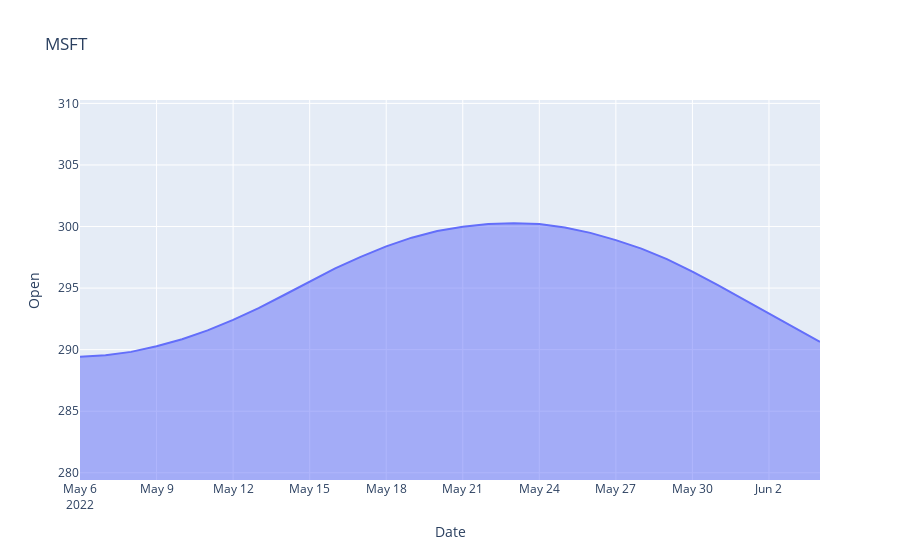

Write notebook code for a chart like this one.
### Markdown cell above
<h1>Results</h1>

### Code cell
results = results(df, 30, 1, scaler, 'MSFT')

### Figure 1 — Plotly figure (JSON) as saved in the notebook; plotly's stock layout.template omitted (floating-point values rounded to 4 significant figures)
{"data": [{"fillpattern": {"shape": ""}, "hovertemplate": "Date=%{x}<br>Open=%{y}<extra></extra>", "legendgroup": "", "line": {"color": "#636efa"}, "marker": {"symbol": "circle"}, "mode": "lines", "name": "", "orientation": "v", "showlegend": false, "stackgroup": "1", "type": "scatter", "x": ["2022-05-06T00:00:00", "2022-05-07T00:00:00", "2022-05-08T00:00:00", "2022-05-09T00:00:00", "2022-05-10T00:00:00", "2022-05-11T00:00:00", "2022-05-12T00:00:00", "2022-05-13T00:00:00", "2022-05-14T00:00:00", "2022-05-15T00:00:00", "2022-05-16T00:00:00", "2022-05-17T00:00:00", "2022-05-18T00:00:00", "2022-05-19T00:00:00", "2022-05-20T00:00:00", "2022-05-21T00:00:00", "2022-05-22T00:00:00", "2022-05-23T00:00:00", "2022-05-24T00:00:00", "2022-05-25T00:00:00", "2022-05-26T00:00:00", "2022-05-27T00:00:00", "2022-05-28T00:00:00", "2022-05-29T00:00:00", "2022-05-30T00:00:00", "2022-05-31T00:00:00", "2022-06-01T00:00:00", "2022-06-02T00:00:00", "2022-06-03T00:00:00", "2022-06-04T00:00:00"], "xaxis": "x", "y": [289.4, 289.5, 289.8, 290.3, 290.9, 291.6, 292.4, 293.4, 294.4, 295.5, 296.6, 297.5, 298.4, 299.1, 299.6, 300.0, 300.2, 300.3, 300.2, 299.9, 299.5, 298.9, 298.2, 297.3, 296.3, 295.2, 294.1, 292.9, 291.7, 290.6], "yaxis": "y"}], "layout": {"legend": {"tracegroupgap": 0}, "title": {"text": "MSFT"}, "xaxis": {"anchor": "y", "domain": [0, 1], "title": {"text": "Date"}}, "yaxis": {"anchor": "x", "domain": [0, 1], "range": [279.4, 310.3], "title": {"text": "Open"}}}}
